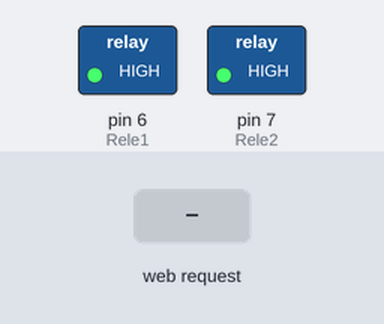
The sketch below on a simulated Arduino Uno, built with avr-gcc and run on an emulated ATmega328P. Parts: switched loads named in the sketch (green lamp = pin HIGH). The inputs (shaded band) are chosen by the test bench.

Above: at 1.2 s.
1.3 s: HTTP request GET /?B=VENTI received
At 1.6 s:
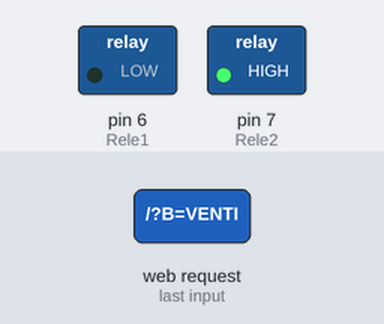
2.8 s: HTTP request GET /?B=CAFET received
At 3.9 s:
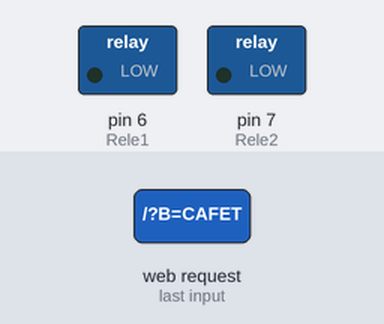
4.3 s: HTTP request GET /?B=VENTI received
At 5.1 s:
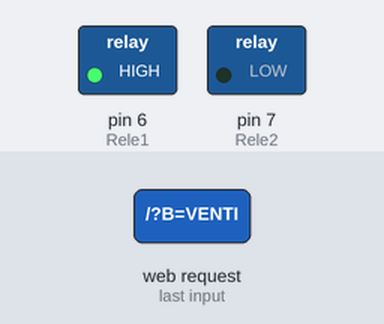
Timing chart, 0 to 7.3 s (numbered marks = the images above; inputs shaded):
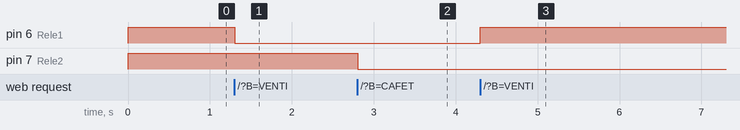

Measured:
- after the input at 1.3 s, pin 6 (Rele1): HIGH → LOW at once
- after the input at 2.8 s, pin 7 (Rele2): HIGH → LOW at once
- after the input at 4.3 s, pin 6 (Rele1): LOW → HIGH at once

The sketch:

Exemplo_ventilador_cafeteira.ino
```cpp
/*ONDE EXISTIR "//" SIGNIFICA QUE É UM COMENTÁRIO REFERENTE A LINHA*/

//INCLUSÃO DAS BIBLIOTECAS NECESSÁRIAS PARA A EXECUÇÃO DO CÓDIGO

#include <SPI.h>
#include <Client.h>
#include <Ethernet.h>
#include <Server.h>
#include <Udp.h>

byte mac[] = { 0xDE, 0xAD, 0xBE, 0xEF, 0xFE, 0xED }; // NÃO PRECISA MEXER
byte ip[] = { 192, 168, 0, 177 }; // COLOQUE UMA FAIXA DE IP DISPONÍVEL DO SEU ROTEADOR. EX: 192.168.1.110  **** ISSO VARIA, NO MEU CASO É: 192.168.0.177
byte gateway[] = { 192, 168, 0, 1 };// MUDE PARA O GATEWAY PADRÃO DO SEU ROTEADOR **** NO MEU CASO É O 192.168.0.1
byte subnet[] = { 255, 255, 255, 0 }; //NÃO PRECISA MEXER
EthernetServer server(80); //CASO OCORRA PROBLEMAS COM A PORTA 80, UTILIZE OUTRA (EX:8082,8089)
byte sampledata=50;

#define Rele1 6 // DEFINE O PINO UTILIZADO PELO RELÉ NO CANAL 1
#define Rele2 7 // DEFINE O PINO UTILIZADO PELO RELÉ NO CANAL 2

int stVentilador = 0; // VARIÁVEL PARA GUARDAR O STATUS DO CANAL 1
int stCafeteira = 0; // VARIÁVEL PARA GUARDAR O STATUS DO CANAL 2

String readString = String(30); //CRIA UMA STRING CHAMADA "readString"

String VENTILADOR = "VENTIDESLIG,"; // DECLARAÇÃO DE VARIÁVEL DO TIPO STRING
String CAFETEIRA = "CAFETDESLIG"; // DECLARAÇÃO DE VARIÁVEL DO TIPO STRING

void setup(){

  pinMode(Rele1,OUTPUT); // DEFINE O PINO COMO SAÍDA
  pinMode(Rele2,OUTPUT); // DEFINE O PINO COMO SAÍDA
  digitalWrite(Rele1, HIGH); // INICIA O PINO COM SINAL ALTO
  digitalWrite(Rele2, HIGH); // INICIA O PINO COM SINAL ALTO

  Ethernet.begin(mac, ip, gateway, subnet); // INICIALIZA A CONEXÃO ETHERNET
}
void loop(){
EthernetClient client = server.available(); // CRIA UMA VARIÁVEL CHAMADA client
  if (client) { //SE EXISTE CLIENTE
    while (client.connected()) { // ENQUANTO  EXISTIR CLIENTE CONECTADO
   if (client.available()) { // SE EXISTIR CLIENTE HABILITADO
    char c = client.read(); // CRIA A VARIÁVEL c

    if (readString.length() < 100) // SE O ARRAY FOR MENOR QUE 100
      {
        readString += c; // "readstring" VAI RECEBER OS CARACTERES LIDO
      }
        if (c == '\n') { // SE ENCONTRAR "\n" É O FINAL DO CABEÇALHO DA REQUISIÇÃO HTTP
          if (readString.indexOf("?") <0) //SE ENCONTRAR O CARACTER "?"
          {
          }
          else // SENÃO
        if(readString.indexOf("B=VENTI") >0){ // SE ENCONTRAR O PARÂMETRO B=VENTI

        if (stVentilador == 0){ // SE VARIAVEL FOR IGUAL A 0 FAZ
              digitalWrite(Rele1, LOW); // SETA A O PINO EM BAIXO
              VENTILADOR = "VENTILIG,"; // VARIÁVEL RECEBE O VALOR
              stVentilador = 1; // VAIRÁVEL RECEBE O VALOR
          }else{
                if (stVentilador == 1){ // SE VARIAVEL FOR IGUAL A 1 FAZ
                      digitalWrite(Rele1, HIGH); // SETA A O PINO EM ALTO
                      VENTILADOR = "VENTIDESLIG,"; // VARIÁVEL RECEBE O VALOR
                      stVentilador = 0; // VARIÁVEL RECEBE O VALOR
                }
           }
        }
        if(readString.indexOf("B=CAFET") >0){ // SE ENCONTRAR O PARÂMETRO "B=CAFET"

        if (stCafeteira == 0){ // SE VARIAVEL FOR IGUAL A 0 FAZ
              digitalWrite(Rele2, LOW); // SETA A O PINO EM BAIXO
              CAFETEIRA = "CAFETLIG";// VARIÁVEL RECEBE O VALOR
              stCafeteira = 1;// VARIÁVEL RECEBE O VALOR
          }else{
                if (stCafeteira == 1){ // SE VARIAVEL FOR IGUAL A 1 FAZ
                      digitalWrite(Rele2, HIGH); // SETA A O PINO EM ALTO
                      CAFETEIRA = "CAFETDESLIG";// VARIÁVEL RECEBE O VALOR
                      stCafeteira = 0;// VARIÁVEL RECEBE O VALOR
                }
           }
        }
          client.println("HTTP/1.1 200 OK"); // ESCREVE PARA O CLIENTE A VERSÃO DO HTTP
          client.println("Content-Type: text/html"); // ESCREVE PARA O CLIENTE O TIPO DE CONTEÚDO(texto/html)
          client.println();

           client.println(VENTILADOR); // RETORNA PARA O CLIENTE O STATUS DO VENTILADOR
           client.println(CAFETEIRA); // RETORNA PARA O CLIENTE O STATUS DA CAFETEIRA
           readString="";
          client.stop(); // FINALIZA A REQUISIÇÃO HTTP
            }
          }
        }
      }
 }
```
